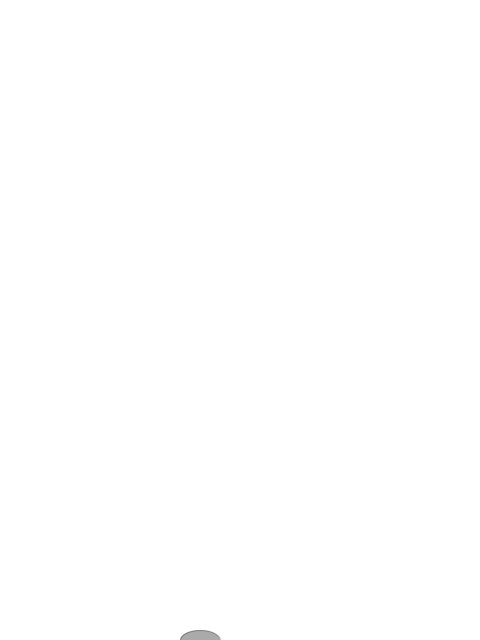
Frame 1 (no input)
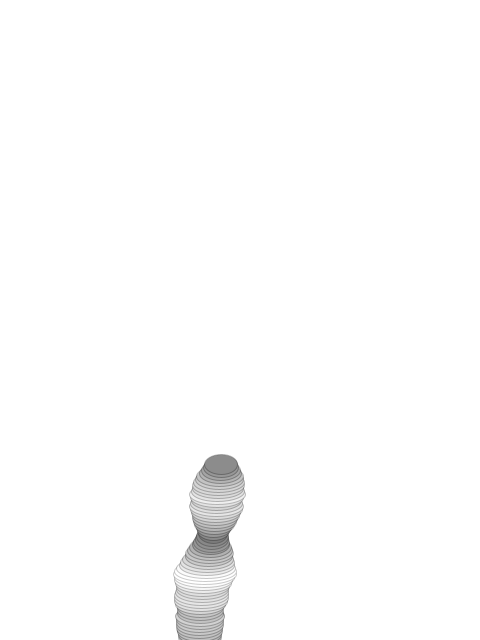
Frame 60 (the mouse pressed at the canvas centre just before this capture)
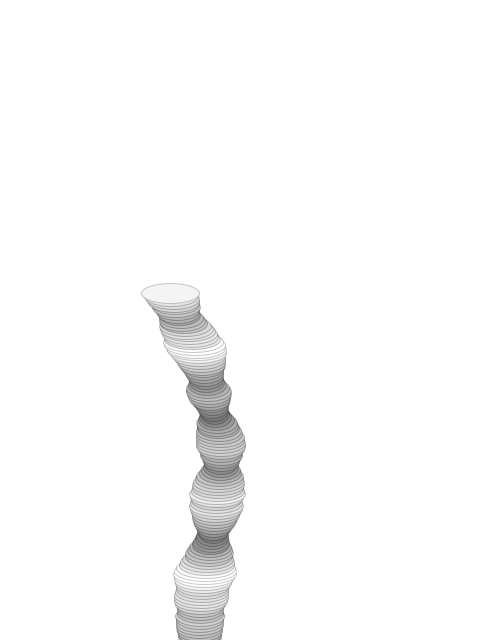
Frame 120 (the mouse held since frame 60 and released just before this capture)

The Processing sketch that drew these frames (run headless with seeded random() and noise(); from frame 60 on, the mouse is pressed at the canvas centre):

// Processing sketch: segments
// ── segments.pde
Segment seg;
void setup(){
  size(480,640);
  background(255);
  seg = new Segment(200,height);
}
void draw(){
  stroke(seg.fill-200,70);
  fill(seg.fill);
  ellipse(seg.pos.x,seg.pos.y,seg.w,seg.h);
  seg.move();
}

class Segment{
  PVector pos;
  float w = 40;
  float h = 20;
  float angle = radians(90);
  boolean increasing = true;
  float fill;
  float maxW = 60;
  float minW = 30;
  Segment(float x, float y){
    pos = new PVector(x,y);
    clr();
  }
  void move(){
    //pos.y -= 3;
    pos.x += 3*cos(angle);
    pos.y -= 3*sin(angle);
    if(increasing) w += 2;
    else w -= 2;
    w += random(-2,2);
    if(int(random(0,10))==0) increasing = !increasing;
    if(w < minW) increasing = true;
    if(w > maxW) increasing = false;
    clr();
    
    angle += random(-0.05,0.05);
  }
  void clr(){
    fill = (w/maxW)*255;
    
  }
}
